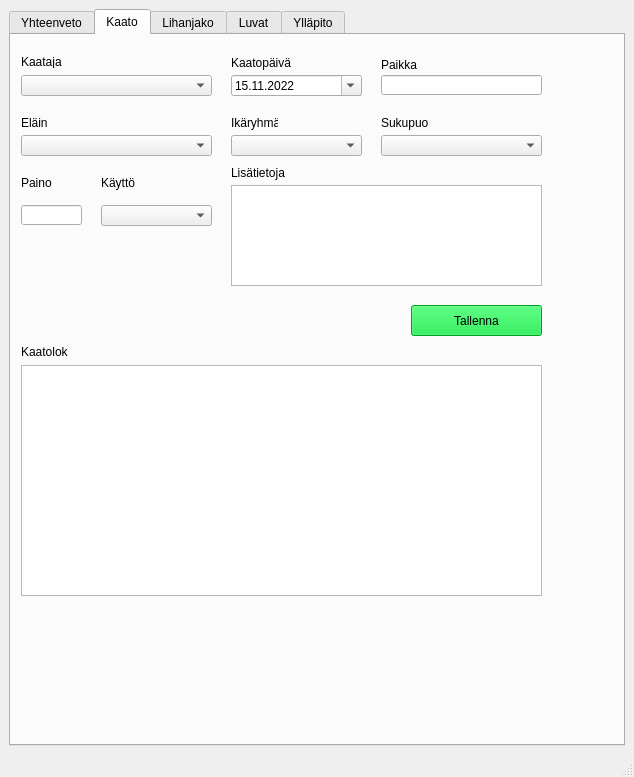
<?xml version="1.0" encoding="UTF-8"?>
<ui version="4.0">
 <class>MainWindow</class>
 <widget class="QMainWindow" name="MainWindow">
  <property name="geometry">
   <rect>
    <x>0</x>
    <y>0</y>
    <width>634</width>
    <height>777</height>
   </rect>
  </property>
  <property name="windowTitle">
   <string>MainWindow</string>
  </property>
  <widget class="QWidget" name="centralwidget">
   <layout class="QHBoxLayout" name="horizontalLayout_2">
    <item>
     <widget class="QTabWidget" name="tabWidget">
      <property name="toolTipDuration">
       <number>5000</number>
      </property>
      <property name="styleSheet">
       <string notr="true"/>
      </property>
      <property name="currentIndex">
       <number>1</number>
      </property>
      <widget class="QWidget" name="summaryPageTabWidget">
       <attribute name="title">
        <string>Yhteenveto</string>
       </attribute>
       <layout class="QGridLayout" name="gridLayout_2">
        <item row="0" column="0">
         <widget class="QLabel" name="meatSharedTableLabel">
          <property name="text">
           <string>Jaetut lihat ryhmittäin</string>
          </property>
         </widget>
        </item>
        <item row="0" column="1" rowspan="2">
         <widget class="QPushButton" name="meatSharedPushButton">
          <property name="text">
           <string>Näytä</string>
          </property>
         </widget>
        </item>
        <item row="2" column="0" colspan="2">
         <widget class="QTableWidget" name="meatSharedTableWidget">
          <property name="styleSheet">
           <string notr="true"/>
          </property>
         </widget>
        </item>
        <item row="3" column="0">
         <widget class="QLabel" name="groupSummaryTableLabel">
          <property name="text">
           <string>Ryhmän tiedot</string>
          </property>
         </widget>
        </item>
        <item row="4" column="0" colspan="2">
         <widget class="QTableWidget" name="groupSummaryTableWidget"/>
        </item>
        <item row="0" column="2" rowspan="5">
         <widget class="QGroupBox" name="groupBox">
          <property name="title">
           <string>Ehdotukset</string>
          </property>
         </widget>
        </item>
       </layout>
      </widget>
      <widget class="QWidget" name="killPageTabWidget">
       <attribute name="title">
        <string>Kaato</string>
       </attribute>
       <widget class="QComboBox" name="shotByComboBox">
        <property name="geometry">
         <rect>
          <x>10</x>
          <y>40</y>
          <width>191</width>
          <height>21</height>
         </rect>
        </property>
       </widget>
       <widget class="QLabel" name="shotByComboBoxLabel">
        <property name="geometry">
         <rect>
          <x>10</x>
          <y>20</y>
          <width>47</width>
          <height>13</height>
         </rect>
        </property>
        <property name="text">
         <string>Kaataja</string>
        </property>
       </widget>
       <widget class="QDateEdit" name="killPageDateEdit">
        <property name="geometry">
         <rect>
          <x>220</x>
          <y>40</y>
          <width>131</width>
          <height>21</height>
         </rect>
        </property>
        <property name="displayFormat">
         <string>dd.MM.yyyy</string>
        </property>
        <property name="calendarPopup">
         <bool>true</bool>
        </property>
        <property name="date">
         <date>
          <year>2022</year>
          <month>11</month>
          <day>15</day>
         </date>
        </property>
       </widget>
       <widget class="QLabel" name="killPageDateEditLabel">
        <property name="geometry">
         <rect>
          <x>220</x>
          <y>20</y>
          <width>101</width>
          <height>16</height>
         </rect>
        </property>
        <property name="text">
         <string>Kaatopäivä</string>
        </property>
       </widget>
       <widget class="QLabel" name="label">
        <property name="geometry">
         <rect>
          <x>370</x>
          <y>80</y>
          <width>47</width>
          <height>16</height>
         </rect>
        </property>
        <property name="text">
         <string>Sukupuoli</string>
        </property>
       </widget>
       <widget class="QLabel" name="label_2">
        <property name="geometry">
         <rect>
          <x>220</x>
          <y>80</y>
          <width>47</width>
          <height>16</height>
         </rect>
        </property>
        <property name="text">
         <string>Ikäryhmä</string>
        </property>
       </widget>
       <widget class="QLabel" name="label_3">
        <property name="geometry">
         <rect>
          <x>10</x>
          <y>80</y>
          <width>47</width>
          <height>16</height>
         </rect>
        </property>
        <property name="text">
         <string>Eläin</string>
        </property>
       </widget>
       <widget class="QComboBox" name="animalComboBox">
        <property name="geometry">
         <rect>
          <x>10</x>
          <y>100</y>
          <width>191</width>
          <height>21</height>
         </rect>
        </property>
       </widget>
       <widget class="QComboBox" name="ageGroupComboBox">
        <property name="geometry">
         <rect>
          <x>220</x>
          <y>100</y>
          <width>131</width>
          <height>21</height>
         </rect>
        </property>
       </widget>
       <widget class="QComboBox" name="genderComboBox">
        <property name="geometry">
         <rect>
          <x>370</x>
          <y>100</y>
          <width>161</width>
          <height>21</height>
         </rect>
        </property>
       </widget>
       <widget class="QComboBox" name="killPageUsageComboBox">
        <property name="geometry">
         <rect>
          <x>90</x>
          <y>170</y>
          <width>111</width>
          <height>21</height>
         </rect>
        </property>
       </widget>
       <widget class="QLineEdit" name="killPageWeightLineEdit">
        <property name="geometry">
         <rect>
          <x>10</x>
          <y>170</y>
          <width>61</width>
          <height>20</height>
         </rect>
        </property>
       </widget>
       <widget class="QLabel" name="label_4">
        <property name="geometry">
         <rect>
          <x>90</x>
          <y>140</y>
          <width>47</width>
          <height>16</height>
         </rect>
        </property>
        <property name="text">
         <string>Käyttö</string>
        </property>
       </widget>
       <widget class="QLabel" name="label_5">
        <property name="geometry">
         <rect>
          <x>10</x>
          <y>140</y>
          <width>47</width>
          <height>16</height>
         </rect>
        </property>
        <property name="text">
         <string>Paino</string>
        </property>
       </widget>
       <widget class="QPlainTextEdit" name="killPageAdditionalInfoPlainTextEdit">
        <property name="geometry">
         <rect>
          <x>220</x>
          <y>150</y>
          <width>311</width>
          <height>101</height>
         </rect>
        </property>
        <property name="toolTip">
         <string>Tähän vieraan kaatajan nimi tai havaintoja eläimestä</string>
        </property>
       </widget>
       <widget class="QLabel" name="label_6">
        <property name="geometry">
         <rect>
          <x>220</x>
          <y>130</y>
          <width>101</width>
          <height>16</height>
         </rect>
        </property>
        <property name="text">
         <string>Lisätietoja</string>
        </property>
       </widget>
       <widget class="QLabel" name="label_7">
        <property name="geometry">
         <rect>
          <x>10</x>
          <y>310</y>
          <width>47</width>
          <height>13</height>
         </rect>
        </property>
        <property name="text">
         <string>Kaatoloki</string>
        </property>
       </widget>
       <widget class="QPushButton" name="saveShotPushButton">
        <property name="geometry">
         <rect>
          <x>400</x>
          <y>270</y>
          <width>131</width>
          <height>31</height>
         </rect>
        </property>
        <property name="styleSheet">
         <string notr="true">background-color: rgb(0, 220, 52);</string>
        </property>
        <property name="text">
         <string>Tallenna</string>
        </property>
       </widget>
       <widget class="QLineEdit" name="locationLineEdit">
        <property name="geometry">
         <rect>
          <x>370</x>
          <y>40</y>
          <width>161</width>
          <height>20</height>
         </rect>
        </property>
        <property name="toolTip">
         <string>Karttaan merkityn paikan nimi</string>
        </property>
        <property name="toolTipDuration">
         <number>5000</number>
        </property>
       </widget>
       <widget class="QLabel" name="locationLineEditLabel">
        <property name="geometry">
         <rect>
          <x>370</x>
          <y>20</y>
          <width>47</width>
          <height>20</height>
         </rect>
        </property>
        <property name="text">
         <string>Paikka</string>
        </property>
       </widget>
       <widget class="QTableWidget" name="killPageKillsTableWidget">
        <property name="geometry">
         <rect>
          <x>10</x>
          <y>330</y>
          <width>521</width>
          <height>231</height>
         </rect>
        </property>
       </widget>
      </widget>
      <widget class="QWidget" name="meatSharePageTabWidget">
       <attribute name="title">
        <string>Lihanjako</string>
       </attribute>
       <widget class="QLabel" name="label_8">
        <property name="geometry">
         <rect>
          <x>9</x>
          <y>9</y>
          <width>43</width>
          <height>16</height>
         </rect>
        </property>
        <property name="text">
         <string>Kaatoloki</string>
        </property>
       </widget>
       <widget class="QDateEdit" name="meatSharePageDateEdit">
        <property name="geometry">
         <rect>
          <x>7</x>
          <y>250</y>
          <width>91</width>
          <height>20</height>
         </rect>
        </property>
        <property name="displayFormat">
         <string>dd.MM.yyyy</string>
        </property>
        <property name="calendarPopup">
         <bool>true</bool>
        </property>
        <property name="date">
         <date>
          <year>2022</year>
          <month>11</month>
          <day>15</day>
         </date>
        </property>
       </widget>
       <widget class="QComboBox" name="meatSharePageAnimalPartComboBox">
        <property name="geometry">
         <rect>
          <x>185</x>
          <y>250</y>
          <width>69</width>
          <height>20</height>
         </rect>
        </property>
       </widget>
       <widget class="QLineEdit" name="meatSharePageWeightLineEdit">
        <property name="geometry">
         <rect>
          <x>260</x>
          <y>250</y>
          <width>71</width>
          <height>20</height>
         </rect>
        </property>
       </widget>
       <widget class="QLabel" name="label_9">
        <property name="geometry">
         <rect>
          <x>7</x>
          <y>231</y>
          <width>48</width>
          <height>16</height>
         </rect>
        </property>
        <property name="text">
         <string>Jakopäivä</string>
        </property>
       </widget>
       <widget class="QLabel" name="label_10">
        <property name="geometry">
         <rect>
          <x>185</x>
          <y>231</y>
          <width>51</width>
          <height>16</height>
         </rect>
        </property>
        <property name="text">
         <string>Ruhon osa</string>
        </property>
       </widget>
       <widget class="QLabel" name="label_11">
        <property name="geometry">
         <rect>
          <x>260</x>
          <y>231</y>
          <width>48</width>
          <height>16</height>
         </rect>
        </property>
        <property name="text">
         <string>Paino (kg)</string>
        </property>
       </widget>
       <widget class="QComboBox" name="meatSharePageShareGroupComboBox">
        <property name="geometry">
         <rect>
          <x>110</x>
          <y>250</y>
          <width>69</width>
          <height>20</height>
         </rect>
        </property>
       </widget>
       <widget class="QLabel" name="label_12">
        <property name="geometry">
         <rect>
          <x>110</x>
          <y>231</y>
          <width>52</width>
          <height>16</height>
         </rect>
        </property>
        <property name="text">
         <string>Jakoryhmä</string>
        </property>
       </widget>
       <widget class="QPushButton" name="meatSharePageSavePushButton">
        <property name="geometry">
         <rect>
          <x>430</x>
          <y>240</y>
          <width>131</width>
          <height>31</height>
         </rect>
        </property>
        <property name="styleSheet">
         <string notr="true">background-color: rgb(0, 220, 52);</string>
        </property>
        <property name="text">
         <string>Tallenna</string>
        </property>
       </widget>
       <widget class="QGroupBox" name="meatSharePageGroupBox">
        <property name="geometry">
         <rect>
          <x>10</x>
          <y>340</y>
          <width>571</width>
          <height>331</height>
         </rect>
        </property>
        <property name="title">
         <string>Jakoehdotukset</string>
        </property>
       </widget>
       <widget class="QTableWidget" name="meatSharePageKillsTableWidget">
        <property name="geometry">
         <rect>
          <x>10</x>
          <y>40</y>
          <width>571</width>
          <height>181</height>
         </rect>
        </property>
       </widget>
      </widget>
      <widget class="QWidget" name="licensePageTabWidget">
       <attribute name="title">
        <string>Luvat</string>
       </attribute>
       <widget class="QLineEdit" name="licenseYearLineEdit">
        <property name="geometry">
         <rect>
          <x>10</x>
          <y>40</y>
          <width>113</width>
          <height>20</height>
         </rect>
        </property>
       </widget>
       <widget class="QLabel" name="label_13">
        <property name="geometry">
         <rect>
          <x>10</x>
          <y>20</y>
          <width>61</width>
          <height>16</height>
         </rect>
        </property>
        <property name="text">
         <string>Lupavuosi</string>
        </property>
       </widget>
       <widget class="QComboBox" name="licenseAnimalComboBox">
        <property name="geometry">
         <rect>
          <x>130</x>
          <y>40</y>
          <width>101</width>
          <height>20</height>
         </rect>
        </property>
       </widget>
       <widget class="QLabel" name="label_14">
        <property name="geometry">
         <rect>
          <x>130</x>
          <y>20</y>
          <width>47</width>
          <height>13</height>
         </rect>
        </property>
        <property name="text">
         <string>Eläin</string>
        </property>
       </widget>
       <widget class="QComboBox" name="licenseAgeGroupComboBox">
        <property name="geometry">
         <rect>
          <x>240</x>
          <y>40</y>
          <width>101</width>
          <height>20</height>
         </rect>
        </property>
       </widget>
       <widget class="QLabel" name="label_15">
        <property name="geometry">
         <rect>
          <x>240</x>
          <y>20</y>
          <width>47</width>
          <height>13</height>
         </rect>
        </property>
        <property name="text">
         <string>Ikäryhmä</string>
        </property>
       </widget>
       <widget class="QComboBox" name="licenseGenderComboBox">
        <property name="geometry">
         <rect>
          <x>350</x>
          <y>40</y>
          <width>101</width>
          <height>20</height>
         </rect>
        </property>
       </widget>
       <widget class="QLabel" name="label_16">
        <property name="geometry">
         <rect>
          <x>350</x>
          <y>20</y>
          <width>61</width>
          <height>16</height>
         </rect>
        </property>
        <property name="text">
         <string>Sukupuoli</string>
        </property>
       </widget>
       <widget class="QLabel" name="label_17">
        <property name="geometry">
         <rect>
          <x>460</x>
          <y>20</y>
          <width>61</width>
          <height>16</height>
         </rect>
        </property>
        <property name="text">
         <string>Määrä</string>
        </property>
       </widget>
       <widget class="QLineEdit" name="licenseAmountLineEdit">
        <property name="geometry">
         <rect>
          <x>460</x>
          <y>40</y>
          <width>81</width>
          <height>20</height>
         </rect>
        </property>
       </widget>
       <widget class="QPushButton" name="licenseSaveButton">
        <property name="geometry">
         <rect>
          <x>450</x>
          <y>80</y>
          <width>91</width>
          <height>31</height>
         </rect>
        </property>
        <property name="styleSheet">
         <string notr="true">background-color: rgb(0, 220, 52);</string>
        </property>
        <property name="text">
         <string>Tallenna</string>
        </property>
       </widget>
       <widget class="QTableWidget" name="licenseSummaryTableWidget">
        <property name="geometry">
         <rect>
          <x>10</x>
          <y>140</y>
          <width>531</width>
          <height>191</height>
         </rect>
        </property>
       </widget>
       <widget class="QLabel" name="label_18">
        <property name="geometry">
         <rect>
          <x>10</x>
          <y>120</y>
          <width>111</width>
          <height>16</height>
         </rect>
        </property>
        <property name="text">
         <string>Myönnetyt luvat</string>
        </property>
       </widget>
      </widget>
      <widget class="QWidget" name="maintenancePageTabWidget">
       <attribute name="title">
        <string>Ylläpito</string>
       </attribute>
       <widget class="QGroupBox" name="groupBox_3">
        <property name="geometry">
         <rect>
          <x>320</x>
          <y>20</y>
          <width>271</width>
          <height>221</height>
         </rect>
        </property>
        <property name="title">
         <string>Seura</string>
        </property>
       </widget>
       <widget class="QGroupBox" name="groupBox_4">
        <property name="geometry">
         <rect>
          <x>310</x>
          <y>250</y>
          <width>281</width>
          <height>281</height>
         </rect>
        </property>
        <property name="title">
         <string>Seurue</string>
        </property>
       </widget>
       <widget class="QGroupBox" name="groupBox_5">
        <property name="geometry">
         <rect>
          <x>10</x>
          <y>250</y>
          <width>281</width>
          <height>281</height>
         </rect>
        </property>
        <property name="title">
         <string>Jakoryhmä</string>
        </property>
       </widget>
       <widget class="QGroupBox" name="groupBox_6">
        <property name="geometry">
         <rect>
          <x>10</x>
          <y>20</y>
          <width>281</width>
          <height>221</height>
         </rect>
        </property>
        <property name="title">
         <string>Jäsen</string>
        </property>
       </widget>
      </widget>
     </widget>
    </item>
   </layout>
  </widget>
  <widget class="QMenuBar" name="menubar">
   <property name="geometry">
    <rect>
     <x>0</x>
     <y>0</y>
     <width>634</width>
     <height>21</height>
    </rect>
   </property>
  </widget>
  <widget class="QStatusBar" name="statusbar"/>
 </widget>
 <tabstops>
  <tabstop>tabWidget</tabstop>
  <tabstop>meatSharedPushButton</tabstop>
  <tabstop>meatSharedTableWidget</tabstop>
  <tabstop>groupSummaryTableWidget</tabstop>
  <tabstop>shotByComboBox</tabstop>
  <tabstop>killPageDateEdit</tabstop>
  <tabstop>locationLineEdit</tabstop>
  <tabstop>animalComboBox</tabstop>
  <tabstop>ageGroupComboBox</tabstop>
  <tabstop>genderComboBox</tabstop>
  <tabstop>killPageWeightLineEdit</tabstop>
  <tabstop>killPageUsageComboBox</tabstop>
  <tabstop>killPageAdditionalInfoPlainTextEdit</tabstop>
  <tabstop>saveShotPushButton</tabstop>
  <tabstop>killPageKillsTableWidget</tabstop>
  <tabstop>meatSharePageDateEdit</tabstop>
  <tabstop>meatSharePageShareGroupComboBox</tabstop>
  <tabstop>meatSharePageAnimalPartComboBox</tabstop>
  <tabstop>meatSharePageWeightLineEdit</tabstop>
  <tabstop>meatSharePageSavePushButton</tabstop>
  <tabstop>meatSharePageKillsTableWidget</tabstop>
  <tabstop>licenseYearLineEdit</tabstop>
  <tabstop>licenseAnimalComboBox</tabstop>
  <tabstop>licenseAgeGroupComboBox</tabstop>
  <tabstop>licenseGenderComboBox</tabstop>
  <tabstop>licenseAmountLineEdit</tabstop>
  <tabstop>licenseSaveButton</tabstop>
  <tabstop>licenseSummaryTableWidget</tabstop>
 </tabstops>
 <resources/>
 <connections/>
</ui>
